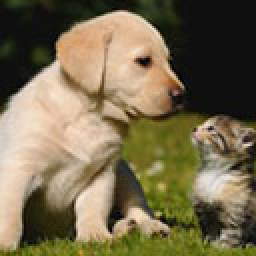
#> input picture test.jpg, 128 x 128 px (shown 2 times larger)
$ python Anchor.py
#> lines starting #> are read from the running program, lines starting #| are printed output that depends on the picture
import numpy as np
import matplotlib.pyplot as plt
import matplotlib.patches as patches
from PIL import Image


# 基本图的w,h  Sample original input
Sample_raw_x = 128
Sample_raw_y = 128

rpn_stride = 8  # RPN8倍下采样  8 times downsampling

Feature_size_X = Sample_raw_x / rpn_stride  # feature map的size
Feature_size_Y = Sample_raw_y / rpn_stride

scales = [1,2,4]  # 锚框的尺寸
ratios = [0.5, 1, 2]  # 锚框的长宽比


def anchor(Feature_size_X, Feature_size_Y, rpn_stride, scales, ratios):
    # 组合尺寸和比例 scales ratio
    scales, ratios = np.meshgrid(scales, ratios)
    scales, ratios = scales.flatten(), ratios.flatten()

    # 计算anchor尺寸
    scalesX = scales * np.sqrt(ratios)  # 宽度
    scalesY = scales / np.sqrt(ratios)  # 长度

    # 因为anchor是在feature map上进行的
    # anchor 映射原图
    ShiftX = np.arange(0, Feature_size_X) * rpn_stride
    ShiftY = np.arange(0, Feature_size_Y) * rpn_stride

    # anchor point 在原图的位置
    ShiftX, ShiftY = np.meshgrid(ShiftX, ShiftY)  # x, y 是anchor的中心点

    # 每个anchor 点 上 需要有9个尺寸的anchor框
    centerX, anchorX = np.meshgrid(ShiftX, scalesX)  # 意思就是每一个anchor中心点x坐标对应9种宽度
    centerY, anchorY = np.meshgrid(ShiftY, scalesY)

    # stack 各种尺寸， 各种比例 对应各种长度
    anchor_center = np.stack([centerY, centerX], axis=2).reshape(-1, 2)
    anchor_size = np.stack([anchorY, anchorX], axis=2).reshape(-1, 2)

    # 左上 右下 的坐标点输出
    boxes = np.concatenate([anchor_center - 0.5 * anchor_size, anchor_center + 0.5 * anchor_size], axis=1)
    return boxes


anchors = anchor(Feature_size_X, Feature_size_Y, rpn_stride, scales, ratios)
print(anchors.shape)


plt.figure(figsize=(10,10))
image = Image.open('test.jpg')  # 128 128 3
#> image is the input picture: PIL image 128x128 RGB; mean R, G, B 119.9, 107.9, 78.8
plt.imshow(image)

asx = plt.gca()  # get current axs

for i in range(anchors.shape[0]):
    box = anchors[i]
    rec = patches.Rectangle((box[0],box[1]), box[2] - box[0], box[3] - box[1], edgecolor='r', facecolor='None')
    asx.add_patch(rec)
plt.show()
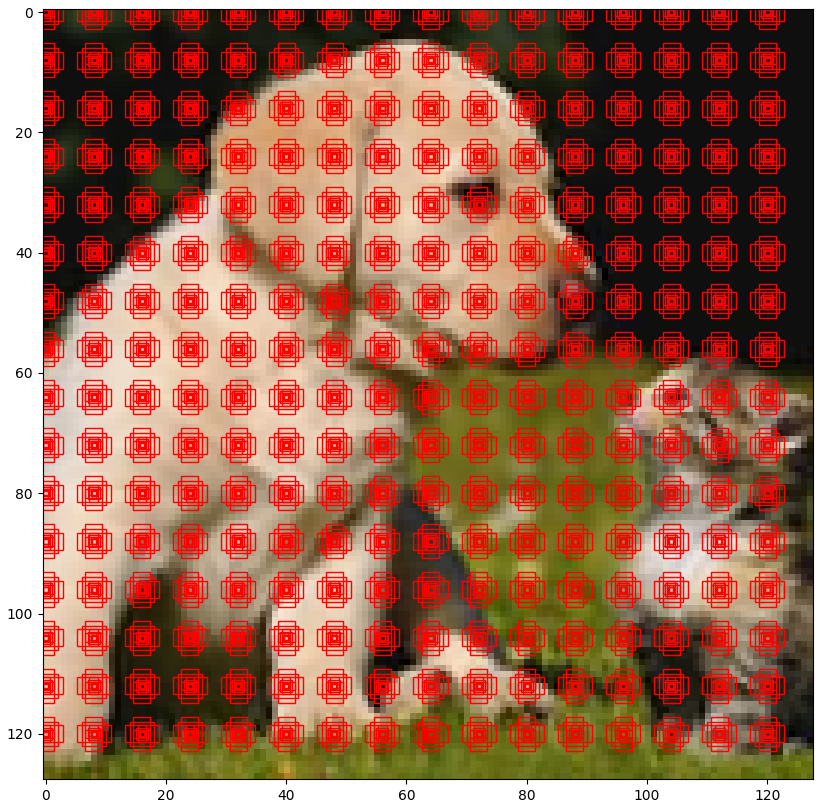
#> figure drawn by matplotlib, 1 panel
